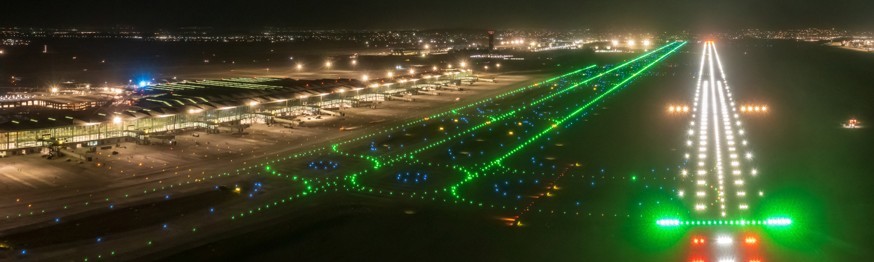
#> input picture images/fondo-aifa.jpg, 874 x 262 px; its folder holds 8 pictures in this run
$ python generate_showcase_videos.py
#> lines starting #> are read from the running program, lines starting #| are printed output that depends on the picture
from __future__ import annotations

import math
from pathlib import Path
from typing import Iterable

import imageio.v2 as imageio
import numpy as np
from PIL import Image, ImageColor, ImageDraw, ImageFilter, ImageFont


ROOT = Path(__file__).resolve().parents[1]
IMAGES_DIR = ROOT / "images"
VIDEOS_DIR = ROOT / "videos"

WIDTH = 1920
HEIGHT = 1080
FPS = 20


def load_font(size: int, bold: bool = False) -> ImageFont.FreeTypeFont | ImageFont.ImageFont:
#> called with size = 88, bold = True
    candidates = []
    if bold:
        candidates.extend(
            [
                Path("C:/Windows/Fonts/segoeuib.ttf"),
                Path("C:/Windows/Fonts/arialbd.ttf"),
                Path("C:/Windows/Fonts/calibrib.ttf"),
            ]
        )
    else:
        candidates.extend(
            [
                Path("C:/Windows/Fonts/segoeui.ttf"),
                Path("C:/Windows/Fonts/arial.ttf"),
                Path("C:/Windows/Fonts/calibri.ttf"),
            ]
        )

    for font_path in candidates:
        if font_path.exists():
            try:
                return ImageFont.truetype(str(font_path), size=size)
            except OSError:
                pass

    return ImageFont.load_default()


FONT_TITLE = load_font(88, bold=True)
FONT_SUBTITLE = load_font(42, bold=True)
FONT_BODY = load_font(34)
FONT_SMALL = load_font(26)
FONT_TINY = load_font(22)
#> in get_background, image is the input picture: PIL image 874x262 RGB; mean R, G, B 66.8, 72.8, 43


def clamp(value: float, low: float = 0.0, high: float = 1.0) -> float:
    return max(low, min(high, value))


def ease_out_cubic(value: float) -> float:
    value = clamp(value)
    return 1 - pow(1 - value, 3)


def scene_fade_alpha(t_sec: float, duration_sec: float, fade_sec: float = 0.65) -> float:
    fade_in = clamp(t_sec / max(0.001, fade_sec))
    fade_out = clamp((duration_sec - t_sec) / max(0.001, fade_sec))
    return fade_in * fade_out


def fit_cover(image: Image.Image, target_w: int, target_h: int) -> Image.Image:
#> called with target_w = 2073, target_h = 1166
    src_w, src_h = image.size
#> src_w = 874; src_h = 262
    if src_w <= 0 or src_h <= 0:
        return Image.new("RGB", (target_w, target_h), "#0f172a")

    scale = max(target_w / src_w, target_h / src_h)
#> scale = 4.45
    new_size = (max(1, int(src_w * scale)), max(1, int(src_h * scale)))
#> new_size = (3889, 1166)
    resized = image.resize(new_size, Image.Resampling.LANCZOS)

    left = (resized.width - target_w) // 2
#> left = 908
    top = (resized.height - target_h) // 2
#> top = 0
    return resized.crop((left, top, left + target_w, top + target_h))
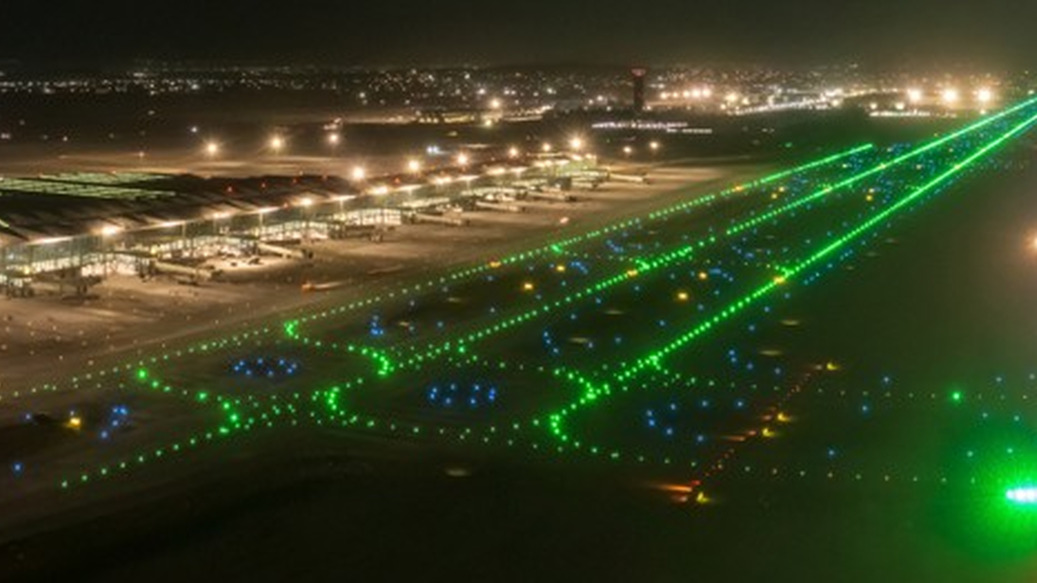
#> returned value: PIL image 2073x1166 RGB (shown at 1/2 size); mean R, G, B 57.4, 65.8, 35


def get_background(path: Path, color: str = "#111827") -> Image.Image:
    if path.exists():
        try:
            with Image.open(path) as image:
                return image.convert("RGB")
        except OSError:
            pass
    return Image.new("RGB", (WIDTH, HEIGHT), color)


def color_rgba(value: str, alpha: int) -> tuple[int, int, int, int]:
    r, g, b = ImageColor.getrgb(value)
    return (r, g, b, alpha)


def draw_title_block(
    draw: ImageDraw.ImageDraw,
    title: str,
    subtitle: str,
    y_start: int,
    alpha: float,
    offset_x: int,
) -> None:
    title_fill = (255, 255, 255, int(255 * alpha))
    sub_fill = (206, 221, 255, int(245 * alpha))

    draw.text(
        (120 + offset_x, y_start),
        title,
        font=FONT_TITLE,
        fill=title_fill,
        stroke_width=2,
        stroke_fill=(8, 16, 37, int(220 * alpha)),
    )
    draw.text(
        (124 + offset_x, y_start + 120),
        subtitle,
        font=FONT_SUBTITLE,
        fill=sub_fill,
    )


def draw_capsule(
    base: Image.Image,
    x: int,
    y: int,
    w: int,
    h: int,
    title: str,
    text: str,
    alpha: float,
) -> None:
    if alpha <= 0:
        return

    overlay = Image.new("RGBA", (w, h), (0, 0, 0, 0))
    d = ImageDraw.Draw(overlay)
    d.rounded_rectangle(
        (0, 0, w - 1, h - 1),
        radius=26,
        fill=color_rgba("#0b1329", int(185 * alpha)),
        outline=color_rgba("#79b8ff", int(160 * alpha)),
        width=2,
    )

    d.text((28, 20), title, font=FONT_SUBTITLE, fill=(228, 241, 255, int(250 * alpha)))
    d.text((30, 88), text, font=FONT_BODY, fill=(210, 224, 246, int(245 * alpha)))

    base.alpha_composite(overlay, dest=(x, y))


def draw_top_brand(base: Image.Image, label: str, alpha: float) -> None:
    overlay = Image.new("RGBA", (WIDTH, HEIGHT), (0, 0, 0, 0))
    d = ImageDraw.Draw(overlay)

    d.rounded_rectangle(
        (86, 52, 660, 128),
        radius=22,
        fill=color_rgba("#061430", int(188 * alpha)),
        outline=color_rgba("#7dd3fc", int(200 * alpha)),
        width=2,
    )
    d.text((120, 74), "AIFA OPERACIONES", font=FONT_BODY, fill=(234, 246, 255, int(252 * alpha)))
    d.text((470, 78), label, font=FONT_SMALL, fill=(152, 216, 255, int(240 * alpha)))

    base.alpha_composite(overlay)


def draw_bottom_hint(base: Image.Image, text: str, alpha: float) -> None:
    overlay = Image.new("RGBA", (WIDTH, HEIGHT), (0, 0, 0, 0))
    d = ImageDraw.Draw(overlay)

    d.rounded_rectangle(
        (112, HEIGHT - 126, WIDTH - 112, HEIGHT - 52),
        radius=18,
        fill=color_rgba("#020617", int(168 * alpha)),
        outline=color_rgba("#334155", int(210 * alpha)),
        width=1,
    )
    d.text((146, HEIGHT - 102), text, font=FONT_TINY, fill=(219, 234, 254, int(250 * alpha)))
    base.alpha_composite(overlay)


def compose_frame(scene: dict, t_sec: float, duration_sec: float) -> Image.Image:
    bg_src = scene.get("_bg_image")
    if bg_src is None:
        bg_src = get_background(IMAGES_DIR / scene["bg"], color="#0f172a")
        scene["_bg_image"] = bg_src

    move = 1.0 + (0.08 * (1 - (t_sec / duration_sec)))
    zoom_w = int(WIDTH * move)
    zoom_h = int(HEIGHT * move)
    bg_zoomed = fit_cover(bg_src, zoom_w, zoom_h)

    drift_x = int(math.sin(t_sec * 0.7) * 36)
    drift_y = int(math.cos(t_sec * 0.45) * 20)
    crop_left = clamp((bg_zoomed.width - WIDTH) / 2 + drift_x, 0, bg_zoomed.width - WIDTH)
#> crop_left = 76.5
    crop_top = clamp((bg_zoomed.height - HEIGHT) / 2 + drift_y, 0, bg_zoomed.height - HEIGHT)
#> crop_top = 63
    bg = bg_zoomed.crop((int(crop_left), int(crop_top), int(crop_left) + WIDTH, int(crop_top) + HEIGHT))
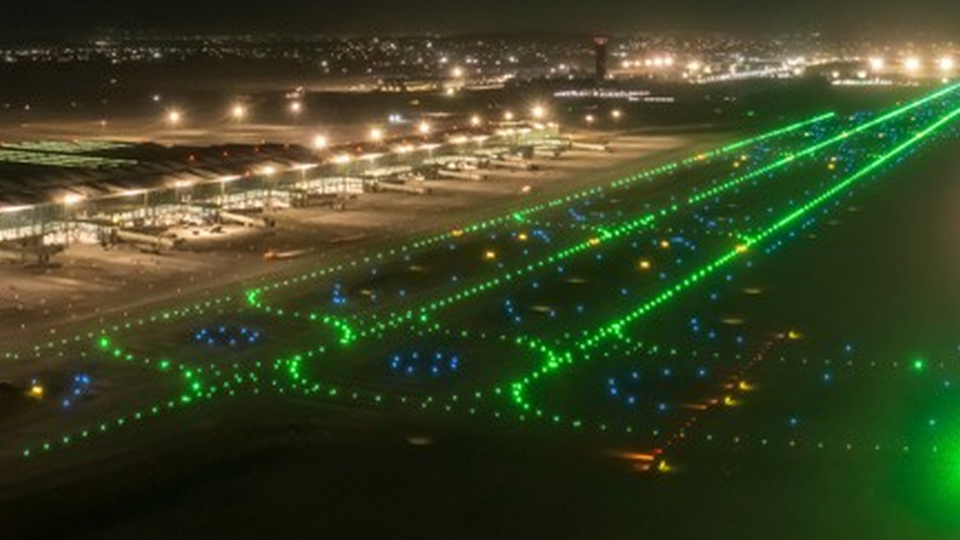
#> bg: PIL image 1920x1080 RGB (shown at 1/2 size); mean R, G, B 59.1, 67, 35.5

    base = bg.convert("RGBA")

    # Color treatment for cinematic look
    color_layer = Image.new("RGBA", (WIDTH, HEIGHT), color_rgba(scene.get("tint", "#0b1329"), 112))
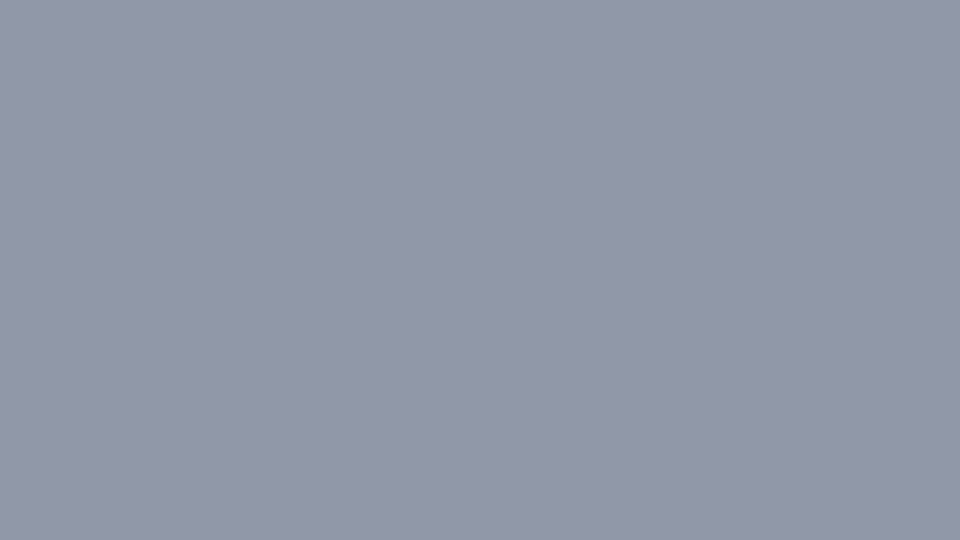
#> color_layer: PIL image 1920x1080 RGBA (shown at 1/2 size); mean R, G, B, A 3, 21, 59, 112; transparent parts drawn white
    base.alpha_composite(color_layer)
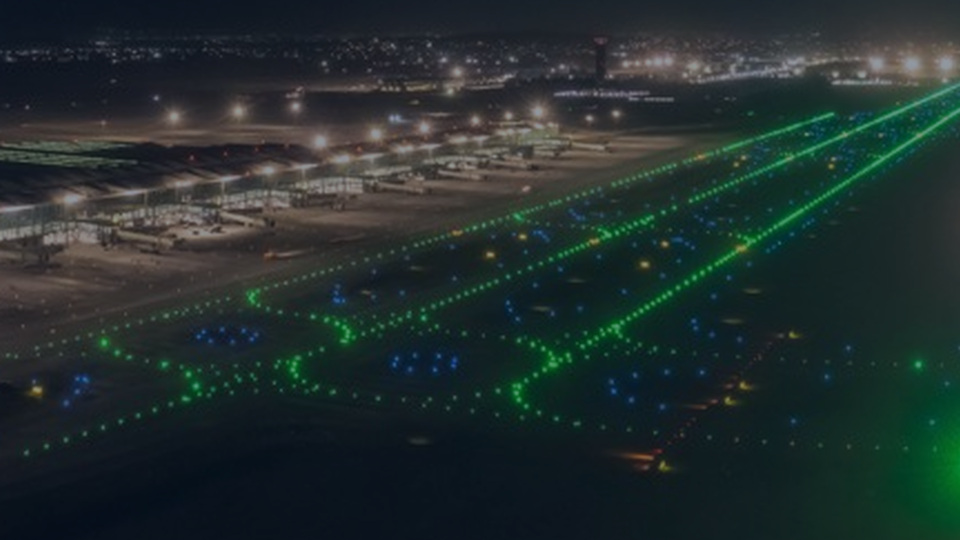
#> base: PIL image 1920x1080 RGBA (shown at 1/2 size); mean R, G, B, A 34.5, 46.8, 45.8, 255

    gradient = Image.new("L", (1, HEIGHT))
    for y in range(HEIGHT):
        value = int(220 * (y / HEIGHT))
        gradient.putpixel((0, y), value)
    gradient = gradient.resize((WIDTH, HEIGHT))
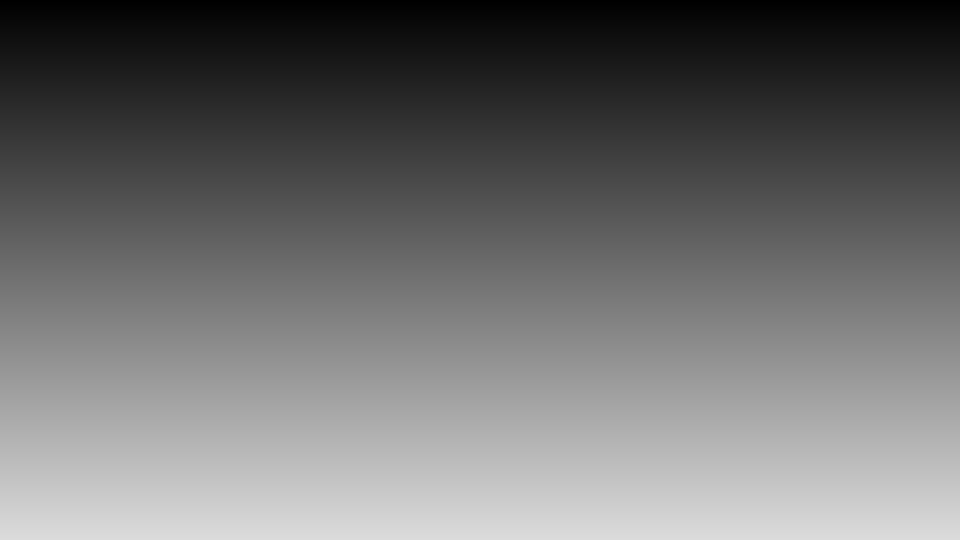
#> gradient: PIL image 1920x1080 L (shown at 1/2 size); min 0, max 219, mean 109.4
    vignette = Image.new("RGBA", (WIDTH, HEIGHT), (2, 6, 23, 0))
    vignette.putalpha(gradient)
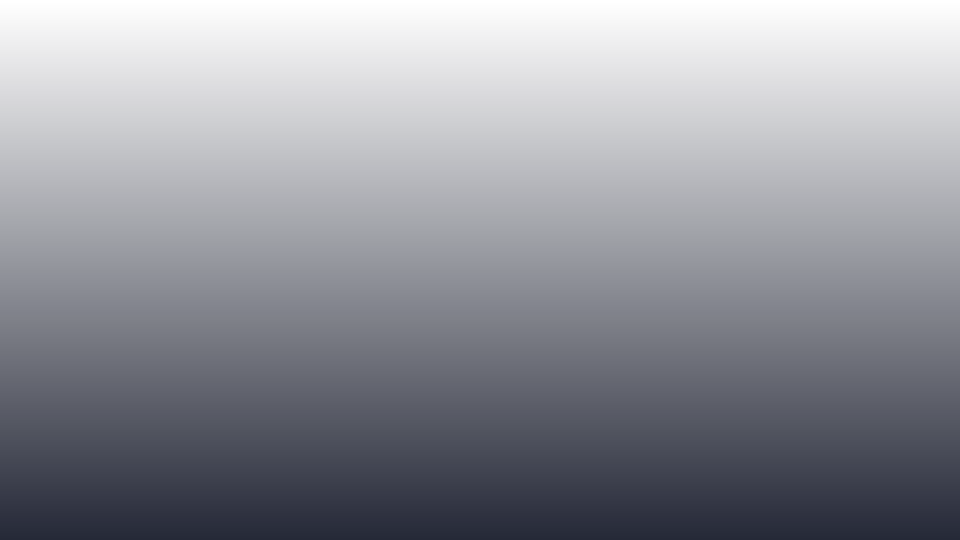
#> vignette: PIL image 1920x1080 RGBA (shown at 1/2 size); mean R, G, B, A 2, 6, 23, 109.4; transparent parts drawn white
    base.alpha_composite(vignette)
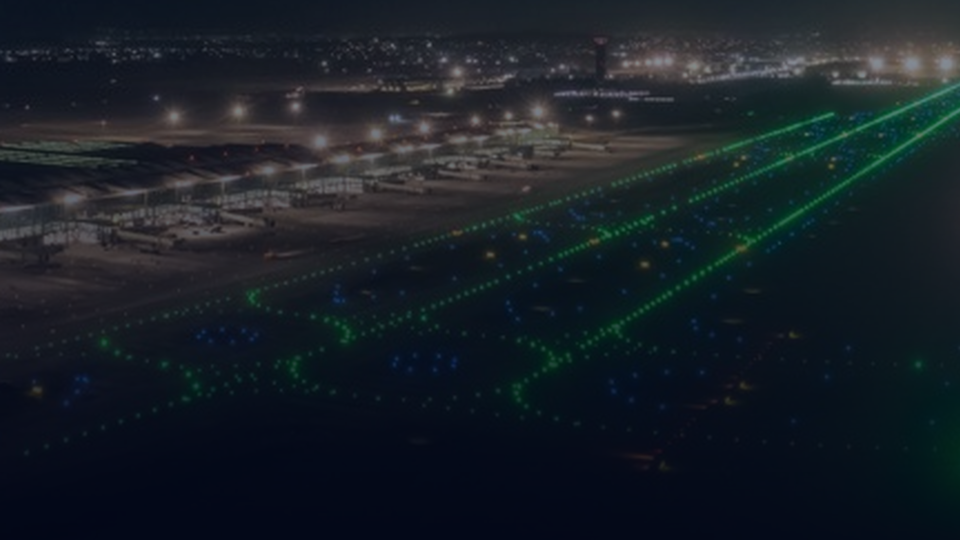
#> base: PIL image 1920x1080 RGBA (shown at 1/2 size); mean R, G, B, A 24, 31.5, 38.2, 255

    scene_alpha = scene_fade_alpha(t_sec, duration_sec)

    draw = ImageDraw.Draw(base)
    title_in = ease_out_cubic(clamp((t_sec - 0.15) / 0.7)) * scene_alpha
    title_offset = int((1 - title_in) * 90)
    draw_title_block(
        draw,
        scene["title"],
        scene["subtitle"],
        y_start=168,
        alpha=title_in,
        offset_x=title_offset,
    )

    draw_top_brand(base, scene.get("label", "Demo"), alpha=scene_alpha)
#> in draw_top_brand, `overlay = Image.new("RGBA", (WIDTH, HEIGHT), (0, 0, 0, 0))`: overlay: PIL image 1920x1080 RGBA; every value is 0

    bullet_texts: Iterable[str] = scene["bullets"]
#> bullet_texts = 3 items
    for idx, bullet in enumerate(bullet_texts):
        local = clamp((t_sec - (1.0 + idx * 0.38)) / 0.55)
        bullet_alpha = ease_out_cubic(local) * scene_alpha
        x = 120 + int((1 - ease_out_cubic(local)) * 76)
        y = 420 + idx * 160
        draw_capsule(
            base,
            x,
            y,
            w=1680,
            h=132,
            title=f"Paso {idx + 1}",
            text=bullet,
            alpha=bullet_alpha,
        )
#> this loop made 3 passes
#> y on passes 1 to 3: 420, 580, 740

    draw_bottom_hint(base, scene["footer"], alpha=scene_alpha)

    # Subtle sharpen for crisp text on compressed video
    rgb = base.convert("RGB")
    rgb = rgb.filter(ImageFilter.UnsharpMask(radius=1.2, percent=130, threshold=2))
    return rgb


def render_video(output_path: Path, scenes: list[dict], sec_per_scene: float = 4.2) -> None:
    output_path.parent.mkdir(parents=True, exist_ok=True)
    total_frames = int(len(scenes) * sec_per_scene * FPS)

    for scene in scenes:
        scene["_bg_image"] = get_background(IMAGES_DIR / scene["bg"], color="#0f172a")

    writer = imageio.get_writer(
        output_path,
        fps=FPS,
        codec="libx264",
        pixelformat="yuv420p",
        macro_block_size=1,
        ffmpeg_log_level="error",
        quality=8,
    )

    try:
        for frame_idx in range(total_frames):
            t_global = frame_idx / FPS
            scene_idx = min(int(t_global / sec_per_scene), len(scenes) - 1)
            scene_start = scene_idx * sec_per_scene
            t_scene = t_global - scene_start
            frame = compose_frame(scenes[scene_idx], t_scene, sec_per_scene)
#> (the run stopped early here; a loop or call above may not have finished)
